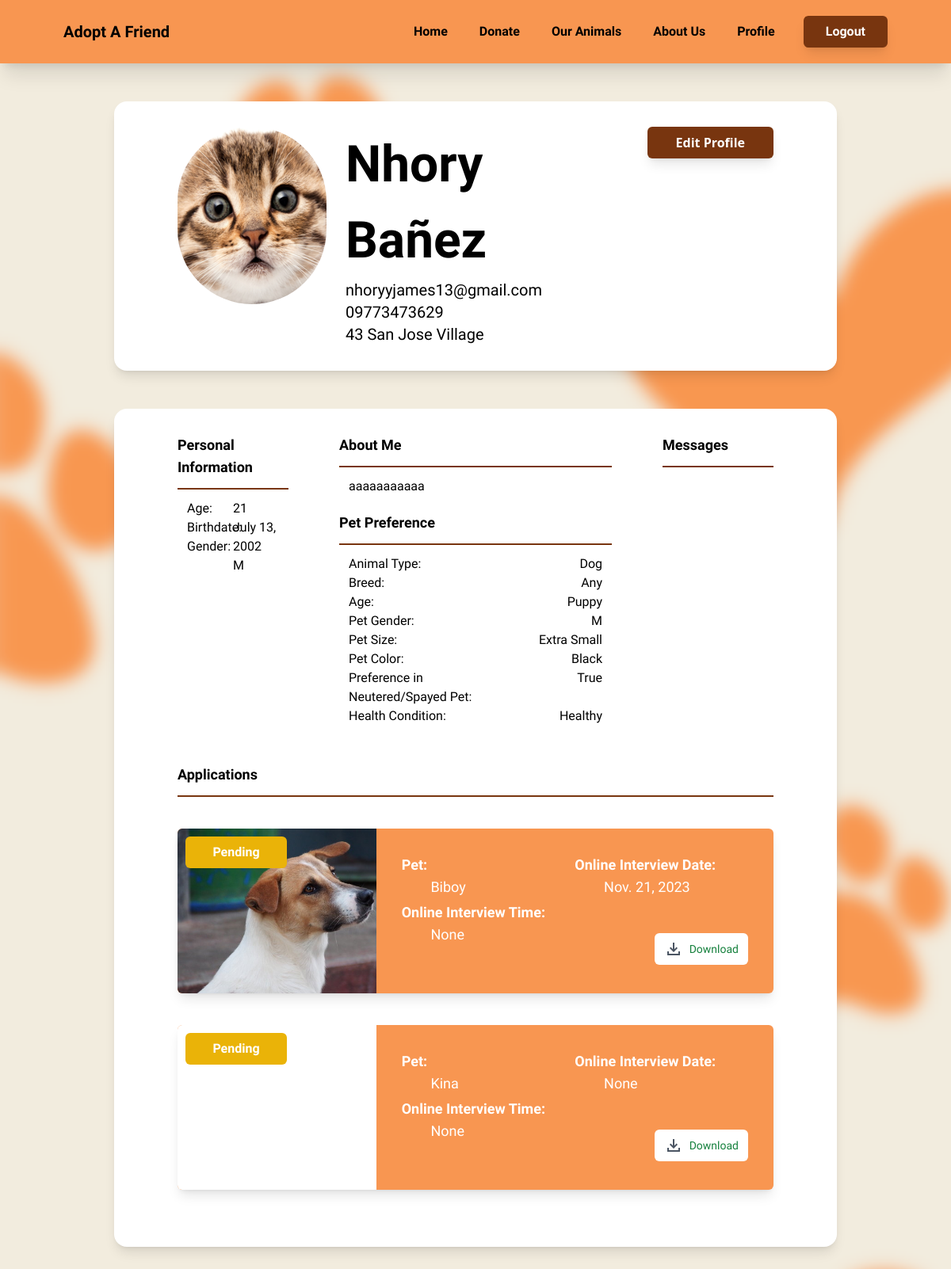
The page /profile/nhory-banez/2/ (signed in) on the database as committed earlier.
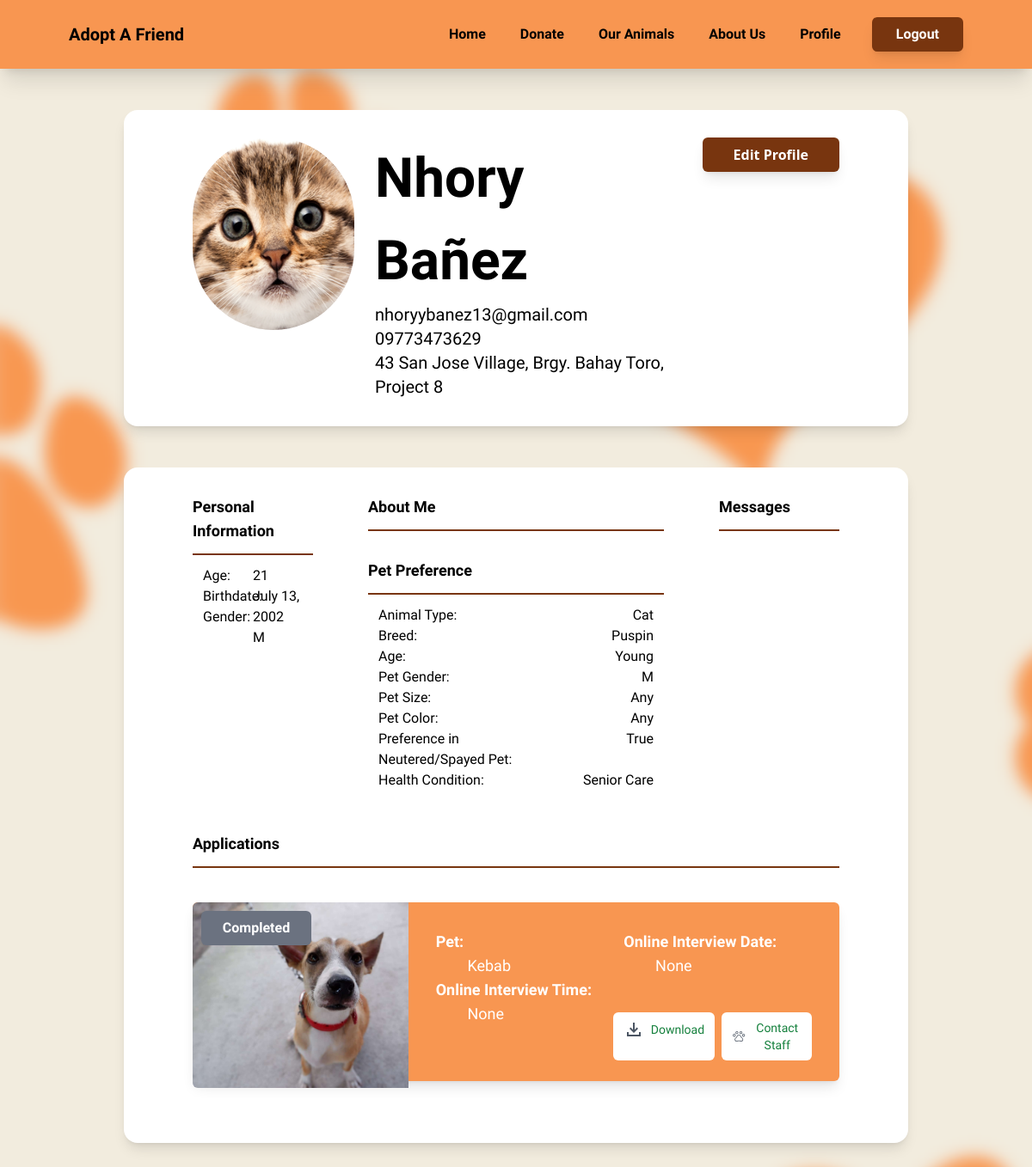
The same page on the database as committed later.
### users/models.py (models this page shows, shortened)
class Users(AbstractBaseUser, PermissionsMixin):
    email = models.EmailField(unique=True, blank=False, null=False)
    first_name = models.CharField(max_length=50, blank=False, null=False)
    last_name = models.CharField(max_length=50, blank=False, null=False)
    age = models.IntegerField(blank=False, null=False)
    gender = models.CharField(max_length=20, blank=False, null=False, choices=GENDER_CHOICES, default="")
    date_of_birth = models.DateField(blank=False, null=False)
    home_address = models.CharField(max_length=200, blank=False, null=False)
    contact_num = models.CharField(max_length=15, blank=False, null=False)
    user_bio = models.TextField(max_length=500, blank=True, null=True)
    date_joined = models.DateTimeField(default=timezone.now)
    is_staff = models.BooleanField(default=False)
    is_active = models.BooleanField(default=False)
    slug = models.SlugField(unique=True, blank=True)
    objects = CustomAccountManager()
    USERNAME_FIELD = 'email'
    REQUIRED_FIELDS = ['first_name', 'last_name', 'gender' ,'date_of_birth', 'home_address', 'contact_num']
    def get_absolute_url(self):
        return reverse("profile", kwargs={"slug": self.slug, "id": self.id})
    def get_absolute_url_for_update(self):
        return reverse("update_profile", kwargs={"slug": self.slug, "id": self.id})

class Preference(models.Model):
    preferenceId = models.CharField(max_length=10, default=generate_preference_key, primary_key=True, unique=True)
    adopter = models.ForeignKey(Users, null=False, blank=False, on_delete=models.CASCADE)
    preferredAnimalType = models.CharField(max_length=20, choices=ANIMAL_TYPES_CHOICES, null=False, blank=False, default="")
    preferredBreed = models.CharField(max_length=20, choices=BREED, null=False, blank=False, default="Any")
    preferredAge = models.CharField(max_length=20, choices=PET_AGE_CHOICES, null=False, blank=False, default="")
    preferredGender = models.CharField(max_length=20, choices=GENDER_CHOICES, null=False, blank=False, default="")
    preferredSize = models.CharField(max_length=20, choices=PET_SIZE_CHOICES, null=False, blank=False, default="")
    preferredColor = models.CharField(max_length=20, choices=COLOR_CHOICES, null=False, blank=False, default="")
    preferredSpayedorNeutered = models.BooleanField()
    preferredHealthCondition = models.CharField(max_length=30, null=False, choices=HEALTH_CONDITIONS, default="")
    preferredPersonality = models.CharField(max_length=50, choices=PERSONALITY_CHOICES, blank=False, null=False, default="")

class Profile(models.Model):
    user = models.OneToOneField(Users, on_delete=models.CASCADE)
    image = models.ImageField(default='static/default.png', upload_to='static/profile_pics')

### pets/models.py (models this page shows, shortened)
class Application(models.Model):
    applicationId = models.CharField(max_length=10, default=generate_application_key, primary_key=True, unique=True)
    pet = models.ForeignKey(Pet, null=False, on_delete=models.CASCADE)
    user = models.ForeignKey(Users, null=False, on_delete=models.CASCADE)
    adopteeFirstName = models.CharField(max_length=50, null=False, blank=False)
    adopteeLastName = models.CharField(max_length=50, null=False, blank=False)
    adopteeHomeAddress = models.CharField(max_length=300, null=False, blank=False)
    adopteeContactNum = models.CharField(max_length=15, null=False, blank=False)
    picture = models.ImageField(blank=False, null=False, upload_to='static/application_pics', default="static/default.png")
    status = models.CharField(max_length=50, choices=APPLICATION_STATUS ,null=False, blank=False, default="Pending")
    preferredModeOfInterview =  models.CharField(max_length=50, choices=INTERVIEW_MODE ,null=False, blank=False, default="")
    modeOfInterview =  models.CharField(max_length=50, choices=INTERVIEW_MODE ,null=False, blank=False, default="")
    staffComment = models.TextField(max_length=300, null=False, blank=True, default='')
    interviewDate = models.DateField(null=True, blank=True)
    interviewTime = models.TimeField(null=True, default=None, blank=True)
    inPersonVisitDate = models.DateField(null=True, blank=True)
    inPersonVisitTime = models.TimeField(null=True, default=None, blank=True)
    created_at = models.DateTimeField(default=timezone.now)

class Pet(models.Model):
    petId = models.CharField(max_length=10, default=generate_pet_key, primary_key=True, unique=True)
    petName = models.CharField(max_length=50, null=False, blank=False, unique=True)
    animalType = models.CharField(max_length=20, choices=ANIMAL_TYPES_CHOICES, null=False, blank=False)
    breed = models.CharField(max_length=50, null=False, blank=False)
    petAge = models.CharField(max_length=50, null=False, blank=False, choices=PET_AGE_CHOICES)
    petGender = models.CharField(max_length=20, choices=GENDER_CHOICES, null=False, blank=False, default="")
    petSize = models.CharField(max_length=20, choices=PET_SIZE_CHOICES, null=False, blank=False)
    petColor = models.CharField(max_length=20, choices=COLOR_CHOICES, null=False, blank=False, default="")
    petDescription = models.TextField(max_length=500, blank=True, null=True)
    petPersonality = models.CharField(max_length=50, choices=PERSONALITY_CHOICES, blank=False, null=False, default="")
    dateAcquired = models.DateField(blank=False, null=False, default=timezone.now)
    isTrained = models.BooleanField(default=False)
    slug = models.SlugField(unique=True, blank=True)

class PetImage(models.Model):
    petId = models.ForeignKey('Pet', null=False, blank=False, on_delete=models.CASCADE)
    petImage = models.ImageField(upload_to='static/pet_pics')

### users/views.py (the view)
# urls.py: path('profile/<slug:slug>/<int:id>/', views.profile, name='profile'),
@login_required
def profile(request, slug, id):
    user = get_object_or_404(Users, slug=slug)
    try:
        adopter = Users.objects.get(pk=id)
        preference = Preference.objects.get(adopter=adopter)
        applications = Application.objects.filter(user=adopter)
    except Users.DoesNotExist:
        adopter = None
        preference = None
        applications = None
    except Preference.DoesNotExist:
        preference = None
        applications = None
    context = {
        'user': user,
        'adopter': adopter,
        'preference': preference,
        'applications': applications,
    }
    return render(request, 'users/profile.html', context)

### users/templates/users/profile.html (shortened to what the changed rows need)
{% load static %}
<!DOCTYPE html>
<html lang="en">
<head>
    <script src="https://cdn.tailwindcss.com"></script>
</head>
<body style="background-image: url('/static/image/bg1.png'); background-size: cover;">
    <div class="bg-white shadow-lg mt-12 mx-36 px-20 py-8 grid grid-cols-4 gap-0 rounded-2xl">
        <div class="col-span-1">
            <img class="w-56 h-56 rounded-full" src="{{ user.profile.image.url }}">
        </div>
        <div class="col-span-2 pl-0" style="font-family: Imprima;">
            <h1 class=" font-bold pl-6" style="font-family: Imprima; font-size: 4rem;">
                {{user.first_name}} {{user.last_name}}
            </h1>
            <p class="text-xl pl-6">{{user.email}}</p>
            <p class="text-xl pl-6">{{user.contact_num}}</p>
            <p class="text-xl pl-6">{{user.home_address}}</p>
        </div>
    </div>
    <div class="mt-12 mb-12 mx-36 px-20 py-8 grid grid-cols-4 gap-x-16 gap-y-4 rounded-2xl bg-white shadow-lg"  style="font-family: Imprima;">
        <div class="col-span-1 border-lg">
            <h1 class=" font-bold text-lg">Personal Information</h1>
            <div class="grid grid-cols-2 px-3" >
                <div class="col-span-1">
                    <p class="">{{user.age}}</p>
                    <p class="">{{user.date_of_birth}}</p>
                    <p class="">{{user.gender}}</p>
                </div>
            </div>
        </div>
        <div class="col-span-2">
            <h1 class=" font-bold text-lg">About Me</h1>
            <div class="px-3">
                <p class="text-justify">{{user.user_bio}}</p>
            </div>
            <h1 class="pt-5  font-bold text-lg">Pet Preference</h1>
            <div class="px-3 grid grid-cols-3 my-3 gap-x-5">
                <p class="col-span-2">Animal Type:</p>
                <p class="flex justify-end">{{preference.preferredAnimalType}}</p>
                <p class="col-span-2">Breed:</p>
                <p class="flex justify-end">{{preference.preferredBreed}}</p>
                <p class="col-span-2">Age:</p>
                <p class="flex justify-end">{{preference.preferredAge}}</p>
                <p class="col-span-2">Pet Gender:</p>
                <p class="flex justify-end">{{preference.preferredGender}}</p>
                <p class="col-span-2">Pet Size: </p>
                <p class="flex justify-end">{{preference.preferredSize}}</p>
                <p class="col-span-2">Pet Color: </p>
                <p class="flex justify-end">{{preference.preferredColor}}</p>
                <p class="col-span-2">Preference in Neutered/Spayed Pet:</p>
                <p class="flex justify-end">{{preference.preferredSpayedorNeutered}}</p>
                <p class="col-span-2">Health Condition:</p>
                <p class="flex justify-end">{{preference.preferredHealthCondition}}</p>
            </div>
        </div>
        <div class="col-span-1  font-bold">
            <h1 class="text-lg">Messages</h1>
        </div>
        <div class="col-span-4">
            <h1 class="pt-5 font-bold text-lg">Applications</h1>
        {% for application in applications %}
        <div class="h-52 w-full grid grid-cols-3 rounded-md shadow-lg my-10" style="background-color: #f89651;">
            <div class="bg-white h-full w-full py-30 rounded-l-md" style="background-image: url('{{ application.pet.petimage_set.first.petImage.url }}'); background-size: cover;">
                {% if application.status == "Pending" %}
                <div class="w-32 my-2.5 mx-2.5">
                    <div class="bg-yellow-500 rounded-md text-gray-600 py-2 px-5">
                        <h1 class="text-white font-bold text-center">Pending</h1>
                    </div>
                </div>
            {% elif application.status == "On Hold" %}
                <div class="w-32 my-2.5 mx-2.5">
                    <div class="bg-blue-500 rounded-md text-gray-600 py-2 px-5">
                        <h1 class="text-white font-bold text-center">On Hold</h1>
                    </div>
                </div>
            {% elif application.status == "Accepted" %}
                <div class="w-32 my-2.5 mx-2.5">
                    <div class="bg-green-700 rounded-md text-gray-600 py-2 px-5">
                        <h1 class="text-white font-bold text-center">Accepted</h1>
                    </div>
                </div>
            {% elif application.status == "Rejected" %}
                <div class="w-32 my-2.5 mx-2.5">
                    <div class="bg-red-500 rounded-md text-gray-600 py-2 px-5">
                        <h1 class="text-white font-bold text-center">Rejected</h1>
                    </div>
                </div>
            {% elif application.status == "Interviewing" %}
                <div class="w-32 my-2.5 mx-2.5">
                    <div class="bg-purple-500 rounded-md text-gray-600 py-2 px-5">
                        <h1 class="text-white font-bold text-center">Interviewing</h1>
                    </div>
                </div>
            {% elif application.status == "Evaluating" %}
                <div class="w-32 my-2.5 mx-2.5">
                    <div class="bg-indigo-500 rounded-md text-gray-600 py-2 px-5">
                        <h1 class="text-white font-bold text-center">Evaluating</h1>
                    </div>
                </div>
            {% elif application.status == "Completed" %}
                <div class="w-32 my-2.5 mx-2.5">
                    <div class="bg-gray-500 rounded-md text-gray-600 py-2 px-5">
                        <h1 class="text-white font-bold text-center">Completed</h1>
                    </div>
                </div>
            {% endif %}
            </div>
            <div class="my-8 mx-8 text-white grid grid-cols-2 col-span-2 text-lg">
                <div class="">
                    <p><b>Pet:</b></p>
                    <p>&emsp;&emsp;{{application.pet.petName}}</p>
                </div>
                <div class="">
                    <p><b>Online Interview Date: </b></p>
                    <p>&emsp;&emsp;{{application.interviewDate}}</p>
                </div>
                <div class="">
                    <p><b>Online Interview Time: </b></p>
                    <p>&emsp;&emsp;{{application.interviewTime}}</p>
                </div>
                <div class="flex justify-end">
                    <div class="pt-10">
                        <div class="flex gap-2">
                            <div class="py-2 px-3 bg-white rounded-md text-gray-600 hover:scale-110 duration-200 hover:cursor-pointer">
                                <a href="{% url 'generate_application_report' application.applicationId %}">
                                    <div class="flex gap-2">
                                        <svg xmlns="http://www.w3.org/2000/svg" class="w-6" viewBox="0 0 24 24">
                                            <path fill="currentColor" d="m12 16l-5-5l1.4-1.45l2.6 2.6V4h2v8.15l2.6-2.6L17 11l-5 5Zm-8 4v-5h2v3h12v-3h2v5H4Z"/>
                                        </svg>
                                        <button class="text-sm text-green-700">Download</button>
                                    </div>
                                </a>
                            </div>
                            {% if application.status == "Completed"%}
                            <div class="py-2 px-3 bg-white rounded-md text-gray-600 hover:scale-110 duration-200 hover:cursor-pointer">
                                <a href="{% url 'chat' applicationId=application.applicationId %}">
                                    <div class="flex gap-2">
                                        <button class="text-sm text-green-700">Contact Staff</button>
                                    </div>
                                </a>
                            </div>
                            {% endif %}
                        </div>
                    </div>
                </div>
            </div>
        </div>
        {% endfor %}
        </div>
    </div>
</body>
</html>

Rows that differ between the two databases and show on the page:
removed Application: pet.petimage_set.first.petImage (picture), status "Pending", pet.petName "Biboy", interviewDate "Nov. 21, 2023", interviewTime "None"
removed Application: status "Pending", pet.petName "Kina", interviewDate "None", interviewTime "None"
changed Users "Nhory": email "nhoryyjames13@gmail.com" → "nhoryybanez13@gmail.com"; home_address "43 San Jose Village" → "43 San Jose Village, Brgy. Bahay Toro, Project 8"; user_bio "aaaaaaaaaaa" → (not shown)
changed Preference "Any": preferredAnimalType "Dog" → "Cat"; preferredBreed "Any" → "Puspin"; preferredAge "Puppy" → "Young"; preferredSize "Extra Small" → "Any"; preferredColor "Black" → "Any"; preferredHealthCondition "Healthy" → "Senior Care"
now on this page (row edited): Application: pet.petimage_set.first.petImage (picture), status "Completed", pet.petName "Kebab", interviewDate "None", interviewTime "None"
